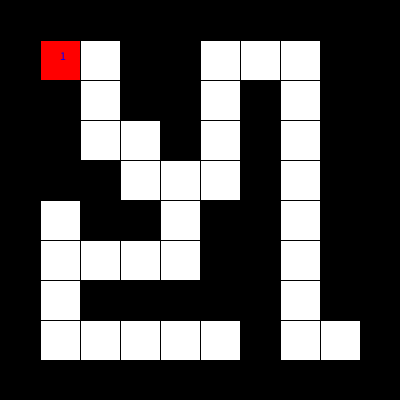
Frame 1 (no input)
Frame 60 (the mouse pressed at the canvas centre just before this capture): identical to frame 1, image omitted
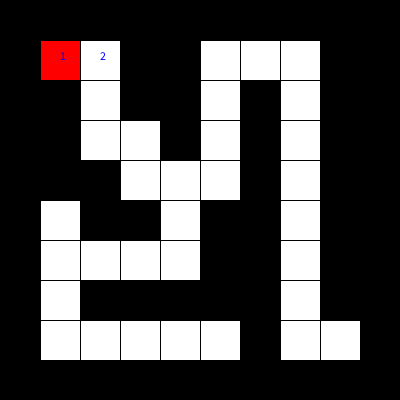
Frame 120 (the mouse held since frame 60 and released just before this capture)

The Processing sketch that drew these frames (run headless with seeded random() and noise(); from frame 60 on, the mouse is pressed at the canvas centre):

// Processing sketch: week15_7_maze_DFS_visited_step_mousePressed_move
// ── week15_7_maze_DFS_visited_step_mousePressed_move.pde
//week15_7_maze_DFS_visited_step_mousePressed_move
int [][]maze = {
  {1,1,1,1,1,1,1,1,1,1},
  {1,0,0,1,1,0,0,0,1,1},
  {1,1,0,1,1,0,1,0,1,1},
  {1,1,0,0,1,0,1,0,1,1},
  {1,1,1,0,0,0,1,0,1,1},
  {1,0,1,1,0,1,1,0,1,1},
  {1,0,0,0,0,1,1,0,1,1},
  {1,0,1,1,1,1,1,0,1,1},
  {1,0,0,0,0,0,1,0,0,1},
  {1,1,1,1,1,1,1,1,1,1},
};
int[][]visited = new int[10][10];
int startI = 1,startJ = 1,I=1,J=1,step = 1;
void setup(){
  size(400,400);
  visited[I][J] = step;
}
void draw(){
  for(int i=0;i<maze.length;i++){
    for(int j=0;j<maze[0].length;j++){
      if(maze[i][j]==1)fill(0);
      else fill(255);
      rect(j*40,i*40,40,40);
    }
  }
  fill(255,0,0);
  rect(startJ*40,startI*40,40,40);
  for(int i=0;i<maze.length;i++){
    for(int j=0;j<maze[0].length;j++){
      if(visited[i][j]>0){
        fill(0,0,255);
        text(""+ visited[i][j],j*40+20,i*40+20);
      }
    }
  }
}
void mousePressed(){
  if(maze[I+1][J]==0){
    I=I+1;
    visited[I][J] = ++step;
  }else if(maze[I][J+1]==0){
    J=J+1;
    visited[I][J]=++step;
  }
}
